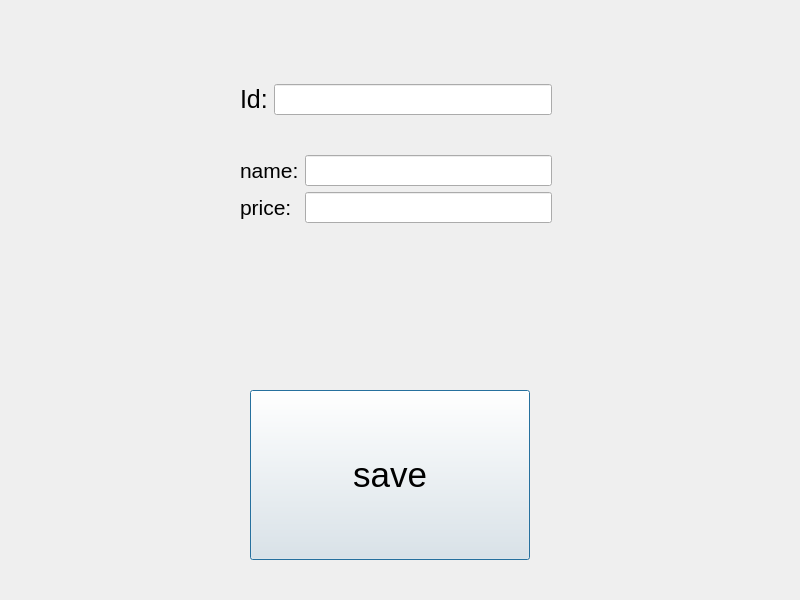
<?xml version="1.0" encoding="UTF-8"?>
<ui version="4.0">
 <class>Dialoginputprice</class>
 <widget class="QDialog" name="Dialoginputprice">
  <property name="geometry">
   <rect>
    <x>0</x>
    <y>0</y>
    <width>800</width>
    <height>600</height>
   </rect>
  </property>
  <property name="sizePolicy">
   <sizepolicy hsizetype="Fixed" vsizetype="Fixed">
    <horstretch>0</horstretch>
    <verstretch>0</verstretch>
   </sizepolicy>
  </property>
  <property name="minimumSize">
   <size>
    <width>800</width>
    <height>600</height>
   </size>
  </property>
  <property name="maximumSize">
   <size>
    <width>800</width>
    <height>600</height>
   </size>
  </property>
  <property name="windowTitle">
   <string>Dialog</string>
  </property>
  <widget class="QPushButton" name="pushButtonsave">
   <property name="geometry">
    <rect>
     <x>250</x>
     <y>390</y>
     <width>280</width>
     <height>170</height>
    </rect>
   </property>
   <property name="minimumSize">
    <size>
     <width>280</width>
     <height>170</height>
    </size>
   </property>
   <property name="maximumSize">
    <size>
     <width>280</width>
     <height>170</height>
    </size>
   </property>
   <property name="font">
    <font>
     <pointsize>26</pointsize>
    </font>
   </property>
   <property name="text">
    <string>save</string>
   </property>
   <property name="icon">
    <iconset>
     <normaloff>save2.png</normaloff>save2.png</iconset>
   </property>
   <property name="iconSize">
    <size>
     <width>80</width>
     <height>80</height>
    </size>
   </property>
  </widget>
  <widget class="QWidget" name="layoutWidget">
   <property name="geometry">
    <rect>
     <x>240</x>
     <y>50</y>
     <width>312</width>
     <height>207</height>
    </rect>
   </property>
   <layout class="QVBoxLayout" name="verticalLayout_3">
    <item>
     <layout class="QHBoxLayout" name="horizontalLayout_2">
      <item>
       <widget class="QLabel" name="label_id">
        <property name="font">
         <font>
          <pointsize>19</pointsize>
         </font>
        </property>
        <property name="text">
         <string>Id:</string>
        </property>
       </widget>
      </item>
      <item>
       <widget class="QLineEdit" name="lineEdit_3">
        <property name="font">
         <font>
          <pointsize>14</pointsize>
         </font>
        </property>
       </widget>
      </item>
     </layout>
    </item>
    <item>
     <layout class="QHBoxLayout" name="horizontalLayout">
      <item>
       <layout class="QVBoxLayout" name="verticalLayout_2">
        <item>
         <widget class="QLabel" name="label">
          <property name="font">
           <font>
            <pointsize>16</pointsize>
            <weight>50</weight>
            <bold>false</bold>
           </font>
          </property>
          <property name="text">
           <string>name:</string>
          </property>
         </widget>
        </item>
        <item>
         <widget class="QLabel" name="labelprice">
          <property name="font">
           <font>
            <pointsize>16</pointsize>
            <weight>50</weight>
            <bold>false</bold>
           </font>
          </property>
          <property name="text">
           <string>price:</string>
          </property>
         </widget>
        </item>
       </layout>
      </item>
      <item>
       <layout class="QVBoxLayout" name="verticalLayout">
        <item>
         <widget class="QLineEdit" name="lineEdit_name">
          <property name="font">
           <font>
            <pointsize>14</pointsize>
           </font>
          </property>
         </widget>
        </item>
        <item>
         <widget class="QLineEdit" name="lineEdit_price">
          <property name="font">
           <font>
            <pointsize>14</pointsize>
           </font>
          </property>
         </widget>
        </item>
       </layout>
      </item>
     </layout>
    </item>
   </layout>
  </widget>
 </widget>
 <resources/>
 <connections/>
</ui>
